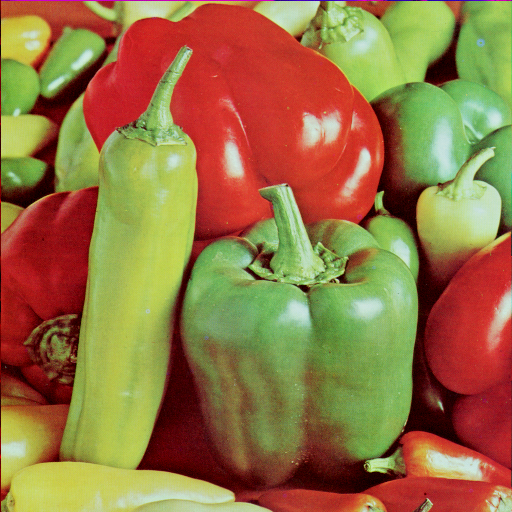
#> input picture PeppersRGB.bmp, 512 x 512 px
$ jupyter execute --allow-errors dctlowfinalwithextract.ipynb   (older library calls are emulated)
#> lines starting #> are read from the running program, lines starting #| are printed output that depends on the picture
[cell 1]
import cv2
import numpy as np
import random

def embed_watermark(image_path, text, key, alpha):
    # Load the input image
#> called with image_path = 'PeppersRGB.bmp', text = 'HayaAndMaria', key = 12345, alpha = 1
    img = cv2.imread(image_path)
#> img is the input picture: shape (512, 512, 3); mean B, G, R 66.5, 115.6, 149.8

    # Convert the text to binary
    binary_text = ''.join(format(ord(char), '08b') for char in text)
    print("this is the watermark as binary text ",binary_text)
    # Divide the image into non-overlapping blocks of a fixed size
    block_size = 8
    rows, cols, channels = img.shape
#> rows = 512; cols = 512; channels = 3
    num_blocks_x = cols // block_size
#> num_blocks_x = 64
    print("number of blocks in x axis",num_blocks_x)
#| number of blocks in x axis 64
    num_blocks_y = rows // block_size
#> num_blocks_y = 64
    print("number of blocks in y axis ",num_blocks_y)
#| number of blocks in y axis  64
    # Embed the binary text into the low-frequency coefficients of each block using DCT
    np.random.seed(key)
    for y in range(num_blocks_y):
        for x in range(num_blocks_x):
            block = img[y*block_size:(y+1)*block_size, x*block_size:(x+1)*block_size]
            block = cv2.cvtColor(block, cv2.COLOR_BGR2YCrCb)
            y_channel = block[:, :, 0]
            dct = cv2.dct(np.float32(y_channel))
            low_freq_indices = np.argwhere(np.abs(dct) <= alpha)
            print("low frequency indices",low_freq_indices)
            np.random.shuffle(low_freq_indices)
            text_index = 0
            for index in low_freq_indices:
                if text_index == len(binary_text):
                    break
                if dct[index[0], index[1]] > 0:
                    if binary_text[text_index] == '1':
                        dct[index[0], index[1]] -= 1
                    else:
                        dct[index[0], index[1]] += 1
                else:
                    if binary_text[text_index] == '1':
                        dct[index[0], index[1]] += 1
                    else:
                        dct[index[0], index[1]] -= 1
                text_index += 1
            print("binary text",binary_text)
            print("dct[index[0], index[1]]",dct[index[0], index[1]])
            y_channel_watermarked = cv2.idct(dct)
            block[:, :, 0] = y_channel_watermarked
            block = cv2.cvtColor(block, cv2.COLOR_YCrCb2BGR)
            img[y*block_size:(y+1)*block_size, x*block_size:(x+1)*block_size] = block

    # Save the watermarked image
    cv2.imwrite('watermarked_image2.png', img)
    cv2.imshow('Watermarked Image', img)
    cv2.waitKey(0)
    cv2.destroyAllWindows()
    return img

def extract_watermark(image_path, key, alpha,binary_text_len):
    # Load the watermarked image
#> called with image_path = 'watermarked_image2.png', key = 12345, alpha = 1, binary_text_len = 96
    img = cv2.imread(image_path)
    cv2.imshow('Watermarked Image', img)
    cv2.waitKey(0)
    cv2.destroyAllWindows()
    block_size = 8
    rows, cols, channels = img.shape
#> rows = 512; cols = 512; channels = 3
    num_blocks_x = cols // block_size
#> num_blocks_x = 64
    print("number of blocks in x axis",num_blocks_x)
    num_blocks_y = rows // block_size
#> num_blocks_y = 64
    print("number of blocks in y axis ",num_blocks_y)
    # Extract the binary text from the low-frequency coefficients of each block using DCT
    binary_text = ''
    np.random.seed(key)
    for y in range(num_blocks_y):
        for x in range(num_blocks_x):
            block = img[y*block_size:(y+1)*block_size, x*block_size:(x+1)*block_size]
            block = cv2.cvtColor(block, cv2.COLOR_BGR2YCrCb)
            y_channel = block[:, :, 0]
            dct = cv2.dct(np.float32(y_channel))
            low_freq_indices = np.argwhere(np.abs(dct) <= alpha)
            print("low frequency indices",low_freq_indices)
            np.random.shuffle(low_freq_indices)
            text_index = 0
            for index in low_freq_indices:
                print("dct[index[0], index[1]]",dct[index[0], index[1]])
                if binary_text_len == len(binary_text):
                    break
                if dct[index[0], index[1]] % 2 <= 1:
                    print('text_index 11',text_index)
                    binary_text += '0'
                else:
                    print('text_index 22',text_index)
                    binary_text += '1'
                text_index += 1
        print('text_index final',text_index)
        print('binary_text final ',len(binary_text))
# [6 lines of commented-out code are left out]
    return binary_text

[cell 2]
img=embed_watermark('PeppersRGB.bmp','HayaAndMaria',12345,1)

[cell 3]
watermark_text='HayaAndMaria'
binary_text = ''.join(format(ord(char), '08b') for char in watermark_text)
print("Watermark: ",binary_text)
print(len(binary_text))

[cell 4]
extracted_text=extract_watermark('watermarked_image2.png',12345,1,96)

[cell 5]
print("Extracted:",extracted_text)

PSNR

[cell 6]
import numpy as np
from PIL import Image

def calculate_psnr(img1_path, img2_path):
    # Open images and convert to numpy arrays
#> called with img1_path = 'watermarked_image2.png', img2_path = 'LenaRGB.bmp'
    img1 = np.array(Image.open(img1_path))
    img2 = np.array(Image.open(img2_path))

    # Ensure the images are the same size
    if img1.shape != img2.shape:
        raise ValueError('Images must be the same size')

    # Calculate the mean squared error
    mse = np.mean((img1 - img2)**2)

    # Calculate the maximum possible pixel value
    max_pixel = 255.0

    # Calculate the PSNR
    psnr = 20 * np.log10(max_pixel / np.sqrt(mse))

    return psnr

PSNR before Noise

#> (a cell that did not finish here is left out)

PSNR after Noise

#> (a cell that did not finish here is left out)

print('PSNR:', psnr)

MSE

[cell 9]
import numpy as np

def calculate_mse(str1, str2):
    # convert binary strings to numpy arrays
    arr1 = np.fromiter(str1, dtype=np.int8) - ord('0')
    arr2 = np.fromiter(str2, dtype=np.int8) - ord('0')

    # calculate squared difference between arrays
    diff = arr1 - arr2
    squared_diff = diff ** 2

    # calculate mean squared error
    mse = np.mean(squared_diff)

    return mse

MSE before Noise

[cell 10]
str1 = binary_text
str2 = extracted_text

mse = calculate_mse(str1, str2)
#> mse = 0.406

print("MSE:", mse)

MSE after Noise

[cell 11]
str1 = binary_text
#> (the rest of this cell did not finish here and is left out)

NOISE

[cell 12]
import cv2
import numpy as np

def add_speckle_noise(image_path, stddev, output_path):
    # Load the image
#> called with image_path = 'watermarked_image2.png', stddev = 0.02, output_path = 'noisy_image2.bmp'
    img = cv2.imread(image_path)

    # Add speckle noise
    noise = np.random.normal(0, stddev, img.shape)
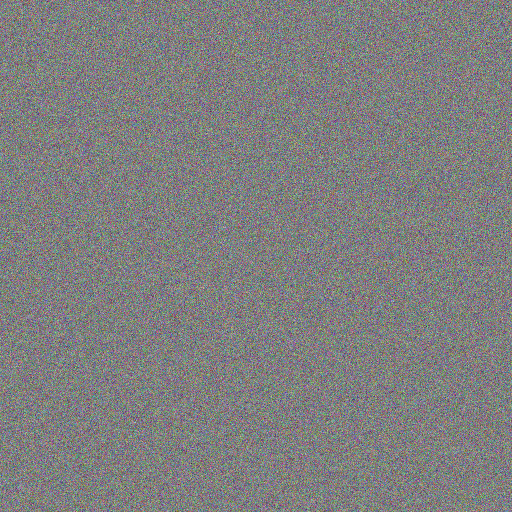
#> noise: shape (512, 512, 3) float64; mean B, G, R -2.85e-07, 1.47e-05, 1.66e-05; drawn with min black and max white
    noisy_img = img + img * noise

    # Save the noisy image
    cv2.imwrite(output_path, noisy_img)

    return noisy_img

[cell 13]
noisy_img = add_speckle_noise('watermarked_image2.png', 0.02, 'noisy_image2.bmp')
cv2.imshow('Noisy Image', noisy_img)
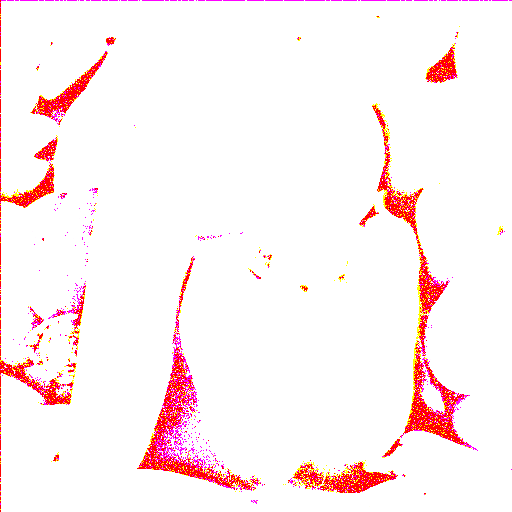
#> window 'Noisy Image': shape (512, 512, 3); mean B, G, R 242, 241, 255
cv2.waitKey(0)
cv2.destroyAllWindows()

Extract From noisy image

[cell 14]
extracted_text_after_noise=extract_watermark('noisy_image2.bmp',123446646,1,96)

[cell 15]
print(extracted_text_after_noise)

NC

[cell 16]
def normalized_correlation(s1, s2):
    if len(s1) != len(s2):
        raise ValueError("The two strings must be of equal length")
    n = len(s1)
    mean_s1 = sum(int(ch) for ch in s1) / n
    mean_s2 = sum(int(ch) for ch in s2) / n
    var_s1 = sum((int(ch) - mean_s1) ** 2 for ch in s1) / n
    var_s2 = sum((int(ch) - mean_s2) ** 2 for ch in s2) / n
    cov = sum((int(ch1) - mean_s1) * (int(ch2) - mean_s2) for ch1, ch2 in zip(s1, s2)) / n
    return cov / (var_s1 ** 0.5 * var_s2 ** 0.5)

[cell 17]
str1 = '010010000110000101111001011000010100000101101110011001000100110101100001011100100110100101100001'
str2 = '111101000010011110001110100111010001001001110110000100110011100110111110011110000010111011010010'

nc = normalized_correlation(str1, str2)
print("The normalized correlation is:", nc)

SSIM

[cell 18]
from skimage import img_as_float
from skimage.metrics import structural_similarity as ssim

def calculate_ssim(image1, image2):
    # Convert images to floating point representation
    image1 = img_as_float(image1)
    image2 = img_as_float(image2)

    # Calculate SSIM between the two images
    ssim_val, _ = ssim(image1, image2, multichannel=True, full=True)

    return ssim_val

[cell 19]
from skimage import io

# Load two color images
image1 = io.imread("noisy_image2.bmp")
#> (the rest of this cell did not finish here and is left out)

Histogram For noisy image

[cell 20]
import matplotlib.pyplot as plt

hist, bins = np.histogram(noisy_img.ravel(), 256, [0,256])
#> hist = 256 values, max 30072 at index 0, min 0 at index 244, mean 3072; bins = 257 values from 0 to 256
plt.hist(noisy_img.ravel(), 256, [0,256])
plt.show()
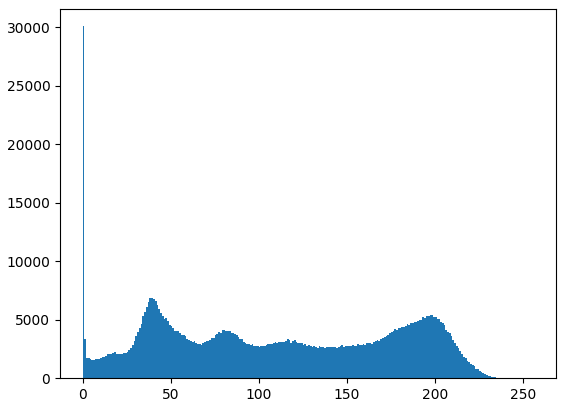
#> figure drawn by matplotlib, 1 panel; tallest bar 30072 high, from x = 0 to 1

Histogram For watermarked image

[cell 21]
img2 = cv2.imread('watermarked_image2.png')

[cell 22]
import matplotlib.pyplot as plt

hist, bins = np.histogram(img2.ravel(), 256, [0,256])
#> hist = 256 values, max 27681 at index 0, min 0 at index 236, mean 3072
plt.hist(img2.ravel(), 256, [0,256])
plt.show()
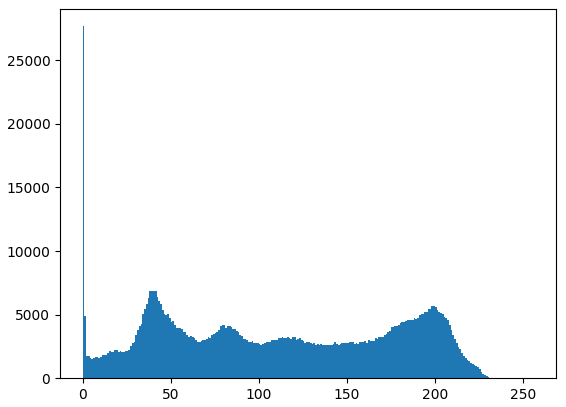
#> figure drawn by matplotlib, 1 panel; tallest bar 27681 high, from x = 0 to 1

Histogram For original image

[cell 23]
img1 = cv2.imread('PeppersRGB.bmp')

[cell 24]
hist, bins = np.histogram(img1.ravel(), 256, [0,256])
#> hist = 256 values, max 30125 at index 0, min 0 at index 238, mean 3072
plt.hist(img1.ravel(), 256, [0,256])
plt.show()
#> figure, not shown here; tallest bar 30125 high, from x = 0 to 1
